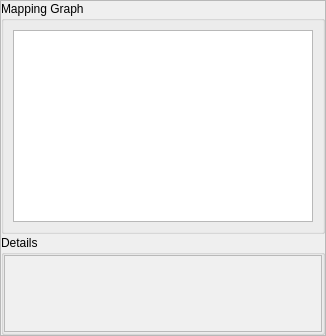
         <widget class="QFrame" name="fr_mapping_graph_view">
          <property name="frameShape">
           <enum>QFrame::StyledPanel</enum>
          </property>
          <property name="frameShadow">
           <enum>QFrame::Raised</enum>
          </property>
          <layout class="QGridLayout" name="gridLayout_26">
           <property name="leftMargin">
            <number>0</number>
           </property>
           <property name="topMargin">
            <number>0</number>
           </property>
           <property name="rightMargin">
            <number>0</number>
           </property>
           <property name="bottomMargin">
            <number>0</number>
           </property>
           <property name="spacing">
            <number>1</number>
           </property>
           <item row="0" column="1">
            <widget class="QGroupBox" name="gb_mapping_graph">
             <property name="title">
              <string>Mapping Graph</string>
             </property>
             <layout class="QGridLayout" name="gridLayout_28">
              <item row="0" column="0">
               <widget class="QGraphicsView" name="mapping_graph">
                <property name="minimumSize">
                 <size>
                  <width>300</width>
                  <height>0</height>
                 </size>
                </property>
               </widget>
              </item>
             </layout>
            </widget>
           </item>
           <item row="1" column="1">
            <widget class="QGroupBox" name="gb_mapping_details">
             <property name="minimumSize">
              <size>
               <width>0</width>
               <height>100</height>
              </size>
             </property>
             <property name="maximumSize">
              <size>
               <width>16777215</width>
               <height>100</height>
              </size>
             </property>
             <property name="title">
              <string>Details</string>
             </property>
             <layout class="QGridLayout" name="gridLayout_27">
              <property name="leftMargin">
               <number>0</number>
              </property>
              <property name="topMargin">
               <number>0</number>
              </property>
              <property name="rightMargin">
               <number>0</number>
              </property>
              <property name="bottomMargin">
               <number>0</number>
              </property>
              <item row="0" column="0">
               <widget class="QTextBrowser" name="txt_mappind_details">
                <property name="styleSheet">
                 <string notr="true">background-color: rgb(240, 240, 240);
</string>
                </property>
                <property name="html">
                 <string>&lt;!DOCTYPE HTML PUBLIC &quot;-//W3C//DTD HTML 4.0//EN&quot; &quot;http://www.w3.org/TR/REC-html40/strict.dtd&quot;&gt;
&lt;html&gt;&lt;head&gt;&lt;meta name=&quot;qrichtext&quot; content=&quot;1&quot; /&gt;&lt;style type=&quot;text/css&quot;&gt;
p, li { white-space: pre-wrap; }
&lt;/style&gt;&lt;/head&gt;&lt;body style=&quot; font-family:'MS Shell Dlg 2'; font-size:8.25pt; font-weight:400; font-style:normal;&quot;&gt;
&lt;p style=&quot;-qt-paragraph-type:empty; margin-top:0px; margin-bottom:0px; margin-left:0px; margin-right:0px; -qt-block-indent:0; text-indent:0px;&quot;&gt;&lt;br /&gt;&lt;/p&gt;&lt;/body&gt;&lt;/html&gt;</string>
                </property>
                <property name="openExternalLinks">
                 <bool>true</bool>
                </property>
               </widget>
              </item>
             </layout>
            </widget>
           </item>
          </layout>
         </widget>
